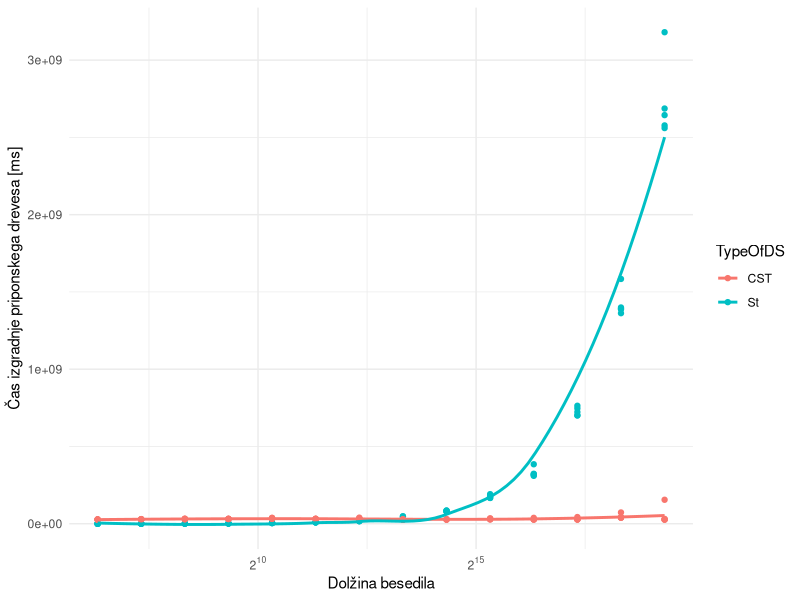
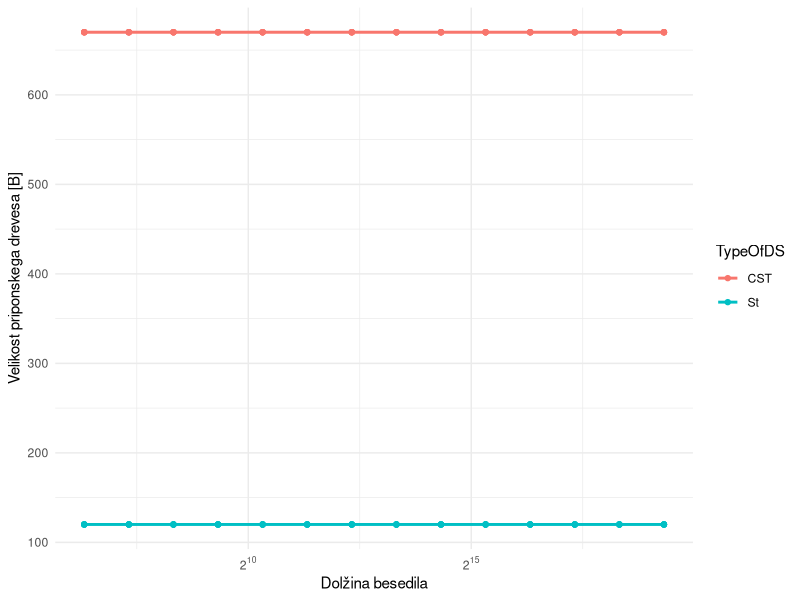
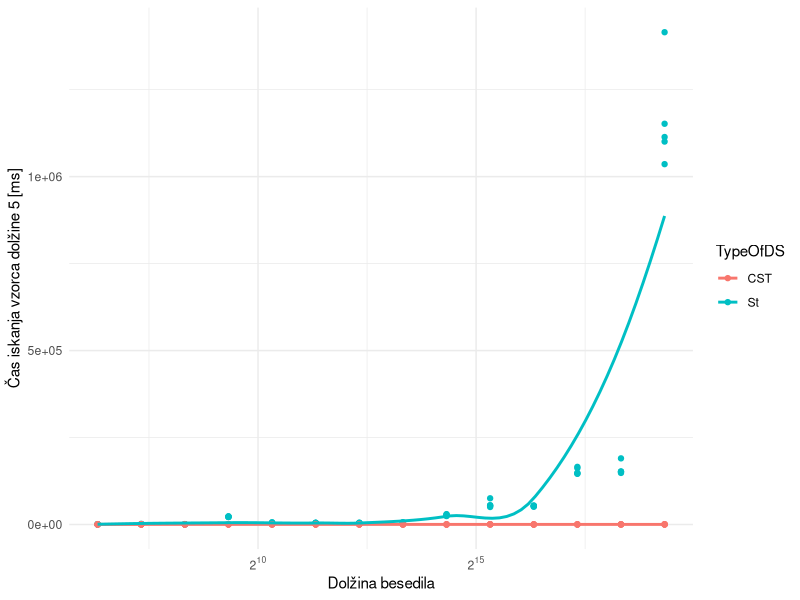
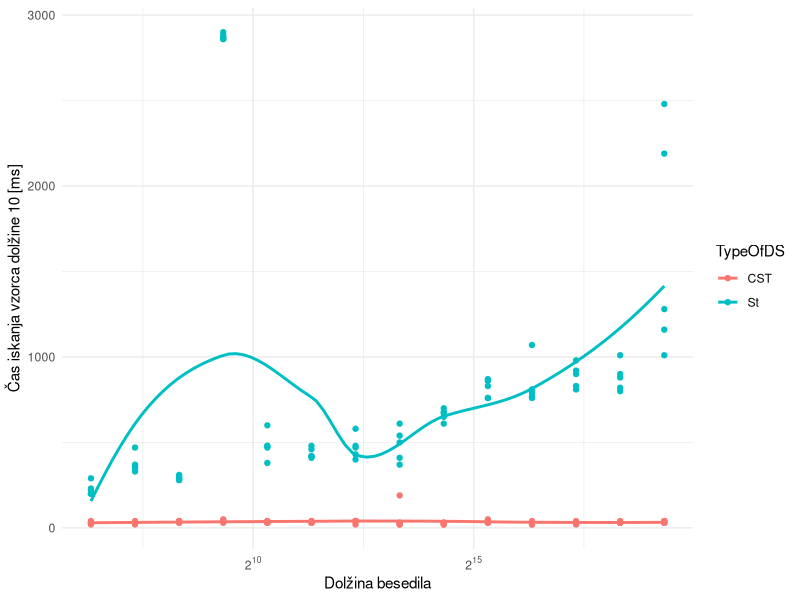
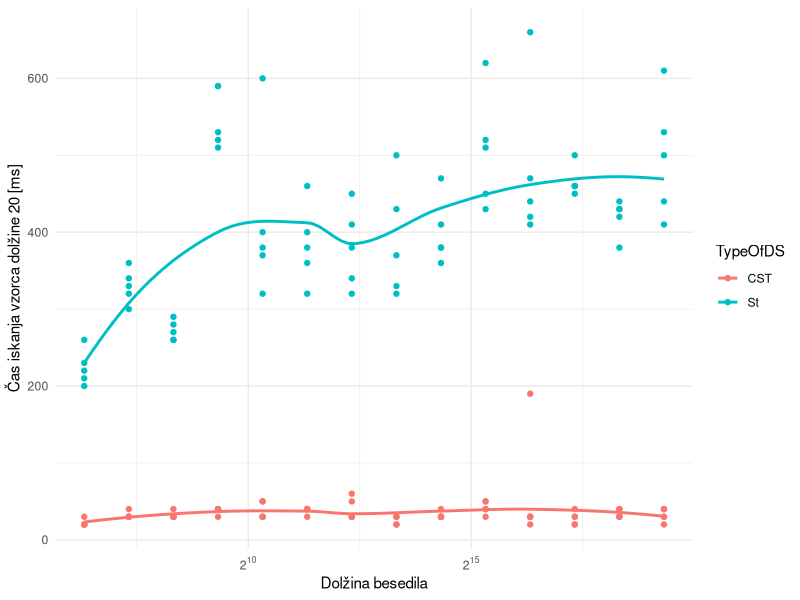
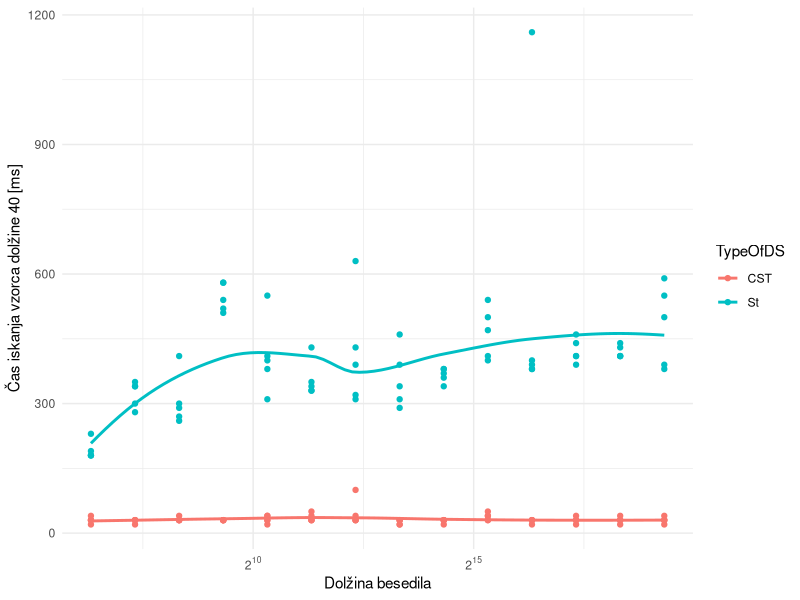
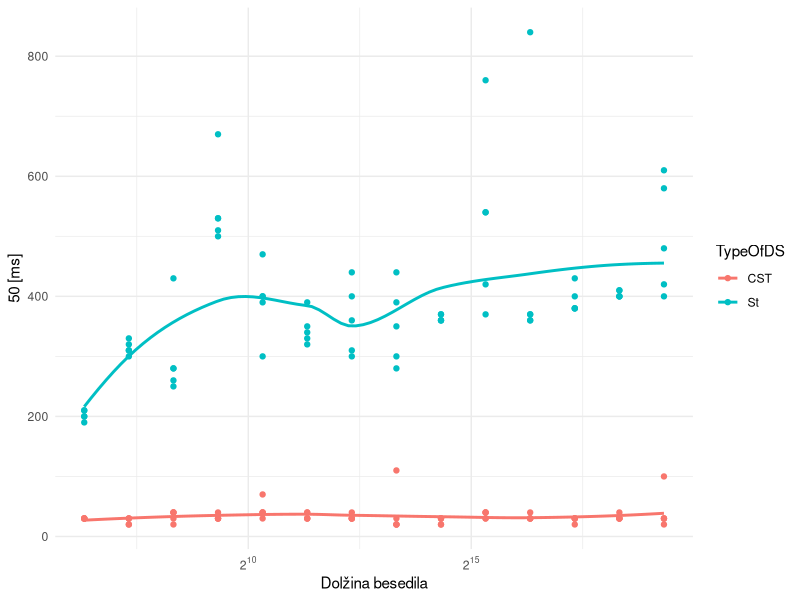
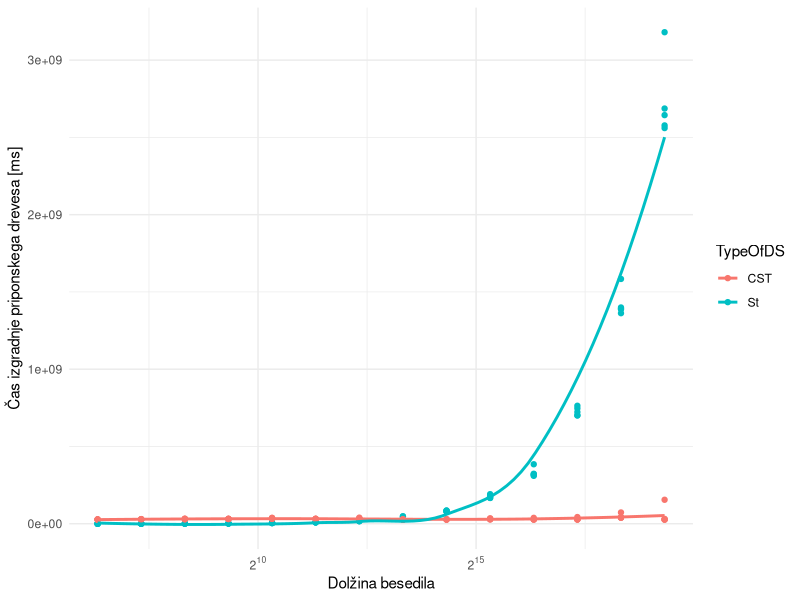

Recreate these plots in R, in order.
library(tidyverse)
library(scales)
data<- read.csv("rez.csv")
data %>% ggplot()+
  aes(x=SizeRun,y=Time,color=TypeOfDS)+
  geom_point()+
  geom_smooth(se=F)+
  theme_minimal()+
  scale_x_continuous(trans = log2_trans(), breaks = trans_breaks("log2", function(x) 2^x),
                     labels = trans_format("log2", math_format(2^.x)))+
  labs(y="Čas izgradnje priponskega drevesa [ms]",x="Dolžina besedila")
ggsave("./Img/izgradnjaDrecvesa.png")

data %>% ggplot()+
  aes(x=SizeRun,y=SizeInBytes,color=TypeOfDS)+
  geom_point()+
  geom_smooth(se=F)+
  theme_minimal()+
  scale_x_continuous(trans = log2_trans(), breaks = trans_breaks("log2", function(x) 2^x),
                     labels = trans_format("log2", math_format(2^.x)))+
  labs(y="Velikost priponskega drevesa [B]",x="Dolžina besedila")
ggsave("./Img/velikostDrecvesa.png")
data %>% ggplot()+
  aes(x=SizeRun,y=tFind5,color=TypeOfDS)+
  geom_point()+
  geom_smooth(se=F)+
  theme_minimal()+
  scale_x_continuous(trans = log2_trans(), breaks = trans_breaks("log2", function(x) 2^x),
                     labels = trans_format("log2", math_format(2^.x)))+
  labs(y="Čas iskanja vzorca dolžine 5 [ms]",x="Dolžina besedila")
ggsave("./Img/iskanje5.png")
data %>% ggplot()+
  aes(x=SizeRun,y=tFind10,color=TypeOfDS)+
  geom_point()+
  geom_smooth(se=F)+
  theme_minimal()+
  scale_x_continuous(trans = log2_trans(), breaks = trans_breaks("log2", function(x) 2^x),
                     labels = trans_format("log2", math_format(2^.x)))+
  labs(y="Čas iskanja vzorca dolžine 10 [ms]",x="Dolžina besedila")
ggsave("./Img/iskanje10.png")
data %>% ggplot()+
  aes(x=SizeRun,y=tFind20,color=TypeOfDS)+
  geom_point()+
  geom_smooth(se=F)+
  theme_minimal()+
  scale_x_continuous(trans = log2_trans(), breaks = trans_breaks("log2", function(x) 2^x),
                     labels = trans_format("log2", math_format(2^.x)))+
  labs(y="Čas iskanja vzorca dolžine 20 [ms]",x="Dolžina besedila")
ggsave("./Img/iskanje20.png")
data %>% ggplot()+
  aes(x=SizeRun,y=tFind40,color=TypeOfDS)+
  geom_point()+
  geom_smooth(se=F)+
  theme_minimal()+
  scale_x_continuous(trans = log2_trans(), breaks = trans_breaks("log2", function(x) 2^x),
                     labels = trans_format("log2", math_format(2^.x)))+
  labs(y="Čas iskanja vzorca dolžine 40 [ms]",x="Dolžina besedila")
ggsave("./Img/iskanje40.png")
data %>% ggplot()+
  aes(x=SizeRun,y=tFind80,color=TypeOfDS)+
  geom_point()+
  geom_smooth(se=F)+
  theme_minimal()+
  scale_x_continuous(trans = log2_trans(), breaks = trans_breaks("log2", function(x) 2^x),
                     labels = trans_format("log2", math_format(2^.x)))+
  labs(y="50 [ms]",x="Dolžina besedila")
ggsave("./Img/iskanje80.png")
